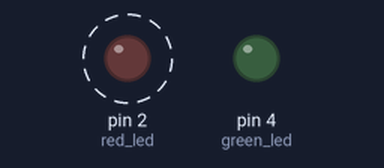
Bench run of a sketch on a simulated Arduino Uno, built with avr-gcc and run on an emulated ATmega328P. Parts: output pins drawn as LEDs (lit = HIGH). Dashed ring = blinking.

Above: at 0.5 s.
At 3.5 s:
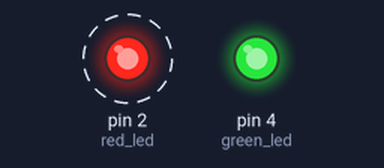
Timing chart, 0 to 5.2 s (numbered marks = the images above):
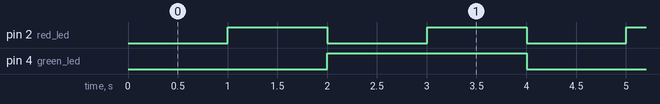

The sketch:

Led_rojo_y_verde_a_diferentes_tiempos_de_encendido.ino
```cpp
#include <stdint.h>

// Definir pines para los LEDs
uint8_t red_led = 2;   // Pin del LED rojo
uint8_t green_led = 4; // Pin del LED verde

// Variables para los temporizadores para el led rojo y verde
uint64_t previous_millis_red = 0;
uint64_t previous_millis_green = 0;

//  intervalos de tiempo para el led rojo y verde
uint64_t red_interval = 1000;
uint64_t green_interval = 2000;

void setup() {
    // Configurar los pines como salida de cada led
    Serial.begin(9600);
    pinMode(red_led, OUTPUT);
    pinMode(green_led, OUTPUT);

    // Inicializar el estado de cada led, los 2 inician apagados
    digitalWrite(red_led, LOW);
    digitalWrite(green_led, LOW);
}

void loop() {
    uint64_t actual_millis = millis();

    if (actual_millis - previous_millis_red > red_interval) { //Programar el momento en el que enciende el led rojo
        previous_millis_red = millis();
        if (digitalRead(red_led)) {
            digitalWrite(red_led, false);
        } else {
            digitalWrite(red_led, true);
        }
    }

    if (actual_millis - previous_millis_green > green_interval) { //Programar el momento en el que enciende el led verde
        previous_millis_green = millis();
        if (digitalRead(green_led)) {
            digitalWrite(green_led, false);
        } else {
            digitalWrite(green_led, true);
        }
    }
}
```

Measured:
- by itself, pin 2 (red_led): alternates HIGH for 1.0 s and LOW for 1.0 s
- by itself, pin 4 (green_led): alternates HIGH for 2.0 s and LOW for 2.0 s
- by itself, everything shown: repeats every 4.0 s, in 6 steps
